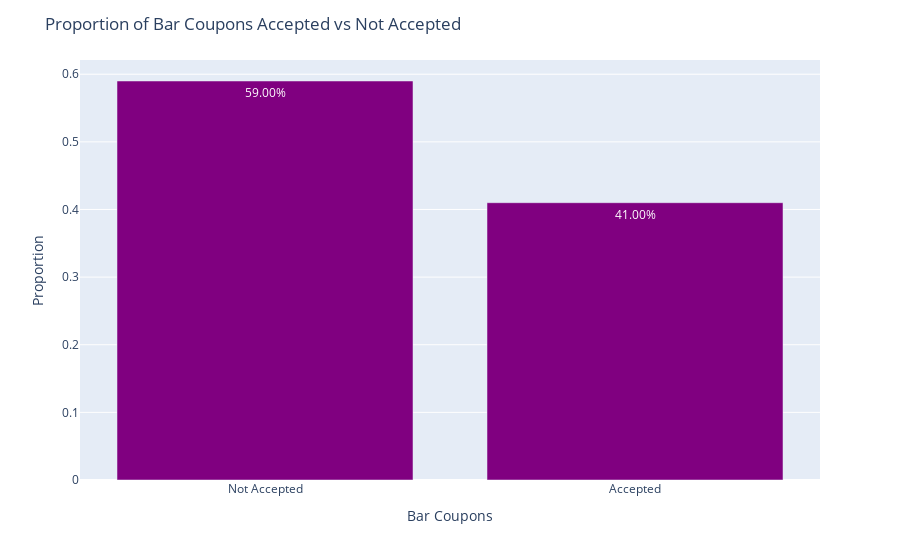

The notebook cell saved with this chart:
### Markdown cell above
2. What proportion of bar coupons were accepted?

### Code cell
# Looking at the proportion of bar coupons that has a Y =1 (accepted)
# Answers that the user will drive there ‘right away’ or ‘later before the coupon expires’ are labeled as ‘Y = 1’ 
# and answers ‘no, I do not want the coupon’ are labeled as ‘Y =
BarCoupon_acceptance_rate = bar_coupons_df['Y'].mean()
print(f"Proportion of bar coupons accepted: {BarCoupon_acceptance_rate:.2f}")

# Creating a visual plot for the bar coupons accepted 
BarCoupon_acceptance_Count = bar_coupons_df['Y'].value_counts(normalize=True)

# Create a bar plot
fig = px.bar(x=BarCoupon_acceptance_Count.index, y=BarCoupon_acceptance_Count.values, text=BarCoupon_acceptance_Count.values, color_discrete_sequence=['purple'])
fig.update_traces(texttemplate='%{text:.2%}', textposition='inside')
fig.update_layout(
    xaxis=dict(
        title='Bar Coupons',
        tickmode='array',
        tickvals=[0, 1],
        ticktext=['Not Accepted', 'Accepted']
    ),
    yaxis=dict(
        title='Proportion'
    ),
    title='Proportion of Bar Coupons Accepted vs Not Accepted',
)
fig.show()

### Figure 1 — Plotly figure (JSON) as saved in the notebook; plotly's stock layout.template omitted (floating-point values rounded to 4 significant figures)
{"data": [{"alignmentgroup": "True", "hovertemplate": "x=%{x}<br>y=%{y}<br>text=%{text}<extra></extra>", "legendgroup": "", "marker": {"color": "purple", "pattern": {"shape": ""}}, "name": "", "offsetgroup": "", "orientation": "v", "showlegend": false, "text": [0.59, 0.41], "textposition": "inside", "texttemplate": "%{text:.2%}", "type": "bar", "x": [0, 1], "xaxis": "x", "y": [0.59, 0.41], "yaxis": "y"}], "layout": {"autosize": true, "barmode": "relative", "legend": {"tracegroupgap": 0}, "margin": {"t": 60}, "title": {"text": "Proportion of Bar Coupons Accepted vs Not Accepted"}, "xaxis": {"anchor": "y", "autorange": true, "domain": [0, 1], "range": [-0.5, 1.5], "tickmode": "array", "ticktext": ["Not Accepted", "Accepted"], "tickvals": [0, 1], "title": {"text": "Bar Coupons"}, "type": "linear"}, "yaxis": {"anchor": "x", "autorange": true, "domain": [0, 1], "range": [0, 0.621], "title": {"text": "Proportion"}, "type": "linear"}}}
